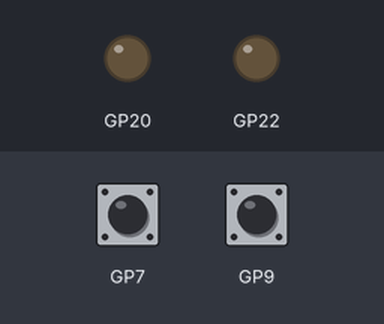
This program was run on a simulated Raspberry Pi Pico running MicroPython. Shown: output pins drawn as LEDs (lit = HIGH). Inputs (shaded band) come from the test bench; at power-on: GP9 HIGH, GP7 HIGH.

Above: at 1.2 s.
1.3 s: GP9 pulled LOW for 0.25 s
At 2.0 s:
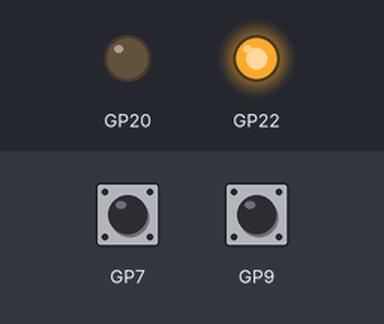
3.2 s: GP7 pulled LOW for 0.25 s
At 4.4 s:
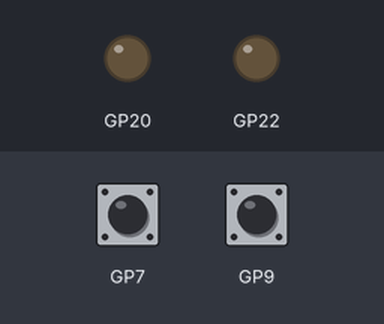
4.9 s: GP9 pulled LOW for 1 s
At 5.9 s:
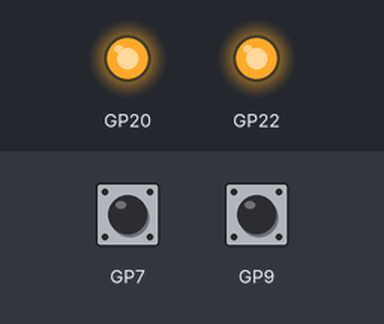
Timing chart, 0 to 7.9 s (numbered marks = the images above; inputs shaded):
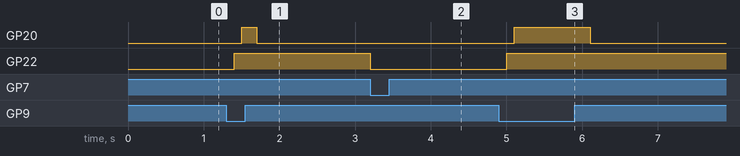

Measured:
- after the input at 1.3 s, GP20: LOW → HIGH after 0.20 s, → LOW 0.20 s later; GP22: LOW → HIGH after 0.10 s
- after the input at 3.2 s, GP22: HIGH → LOW at once
- after the input at 4.9 s, GP20: LOW → HIGH after 0.20 s, → LOW 1.0 s later; GP22: LOW → HIGH after 0.10 s

The program:

state_machine_alarm_system.py
```python
from machine import Pin
import time

"""
Exercise 1.2 - Design and implement a state machine

An alarm system has two inputs: alarm signal and a button. Alarm signal goes high when
there is an alarm. Button can be pressed to acknowledge the alarm. There are two outputs:
red light and siren.
The alarm system works so that initially both light and siren are off.
• When alarm is activated both lamp and siren go on.
• When the button is pressed the alarm acknowledged. If the alarm is still active when
it is acknowledged the siren is switched off and the red light starts to blink. The red
light keeps on blinking until the alarm is deactivated.
• If the alarm is deactivated before button has been pressed the siren is switched off
and red light stays on until user presses button.
Draw ASM chart of the alarm system and implement it in MicroPython.
For testing we use button for input signals. The buttons are grounding so they read 0 when
pressed and 1 when NOT pressed. That’s why input signal = 0 indicates active signal in out
tests.
You have following input signals:
• Button (0 = pressed): SW2 (Pin id: 7)
• Alarm (0 = alarm is active), SW0 (Pin id: 9)
You have following output signals:
• Red lamp (1 = lamp is on): LED1 (Pin id:22)
• Siren (1 = siren is on): LED3 (Pin id:20)
"""

class ASM:
    def __init__(self, delay, button, alarm, red, siren):
        self.delay = delay # clock frequency
        self.button = Pin(button, Pin.IN, Pin.PULL_UP) # SW2 = push button = Pin 7
        self.alarm = Pin(alarm, Pin.IN, Pin.PULL_UP) # SW0 = Pin 9
        self.red = Pin(red, Pin.OUT) # LED1, Pin = 22
        self.siren = Pin(siren, Pin.OUT) # LED3, Pin = 20
        self.state = 'alarm_off'

    def red_on(self):
        self.red.on()
        time.sleep(self.delay)

    def siren_on(self):
        self.siren.on()
        time.sleep(self.delay)

    def red_off(self):
        self.red.off()
        time.sleep(self.delay)

    def siren_off(self):
        self.siren.off()
        time.sleep(self.delay)

    def update_state(self):

        if self.state == 'alarm_off':
            self.red_off()
            self.siren_off()
            #print(self.state) # for debugging
            if self.alarm.value() == 0:
                self.state = 'alarm_active'

        elif self.state == 'alarm_active': # alarm value 0
            self.red_on()
            self.siren_on()
            #print(self.state)
            if self.button.value() == 0 and self.alarm.value() == 0:
                self.state = 'alarm_acknowledged'
            elif self.button.value() == 1 and self.alarm.value() == 1:
                self.state = 'alarm_turning_off'

        elif self.state == 'alarm_turning_off':
            self.red_on()
            self.siren_off()
            #print(self.state)
            if self.button.value() == 0:
                self.state = 'alarm_off'

        elif self.state == 'alarm_acknowledged':
            self.siren_off()
            #print(self.state)
            while self.alarm.value() == 0:
                self.red_on() # red light flashing
                self.red_off()
                #print(self.state)
            if self.alarm.value() == 1:
                self.state = 'alarm_off'


asm = ASM(0.1, 7, 9, 22, 20) # 0.1 s = 100 ms clock frequency

while True:
    asm.update_state()
```
